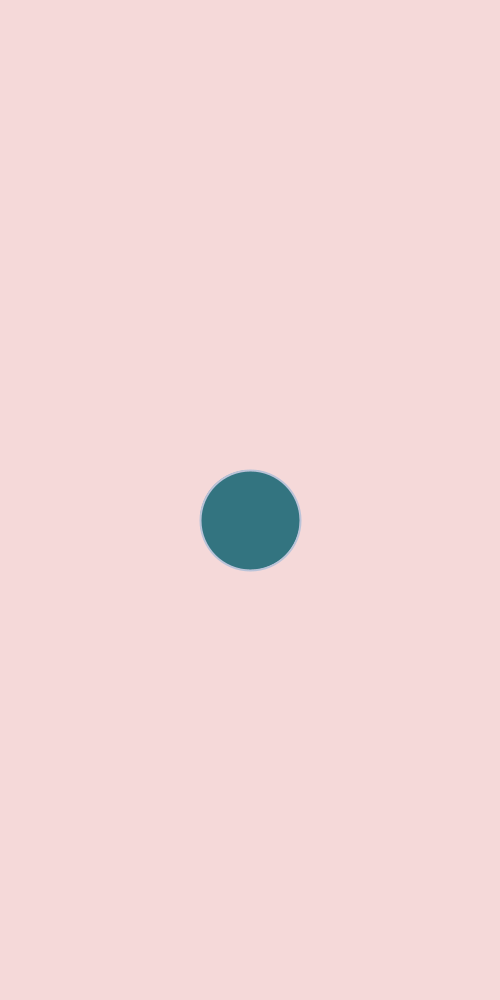
Frame 1 (no input)
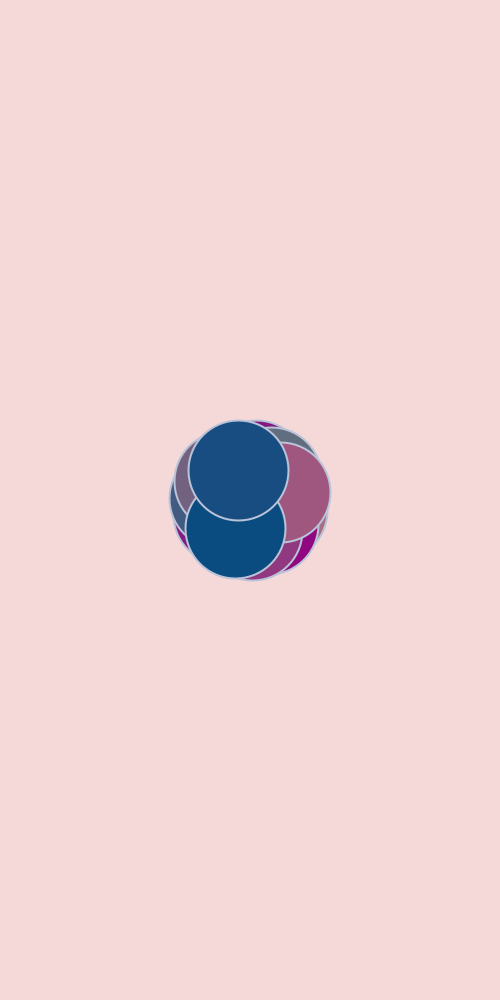
Frame 60 (the mouse pressed at the canvas centre just before this capture)
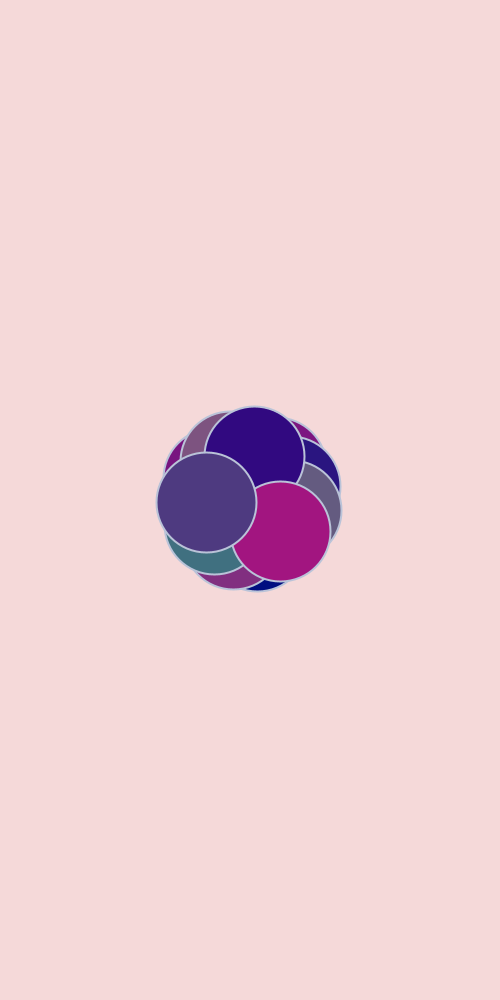
Frame 120 (the mouse held since frame 60 and released just before this capture)

The Processing sketch that drew these frames (run headless with seeded random() and noise(); from frame 60 on, the mouse is pressed at the canvas centre):

// Processing sketch: processing_32174
// ── processing_32174.pde

float r= 20;
float a =0;
 void setup(){
   size (500,1000);
   background (245,217,217);
   smooth ();
   stroke (186,195,216);
   strokeWeight (2);
  
 }
 
 void draw (){
   float x = r * cos (a);
   float y = r * sin (a);
   float vuw = random (50);
   fill(random(200),random(122),128);
    
  
     ellipse (width/2 + y , height/2 + x ,100,100);
      
         
   a += 4;
   r +=0.2;
   if (x>500);
   x = 0;
   if (y>500);
   y = 0;
   
 }
